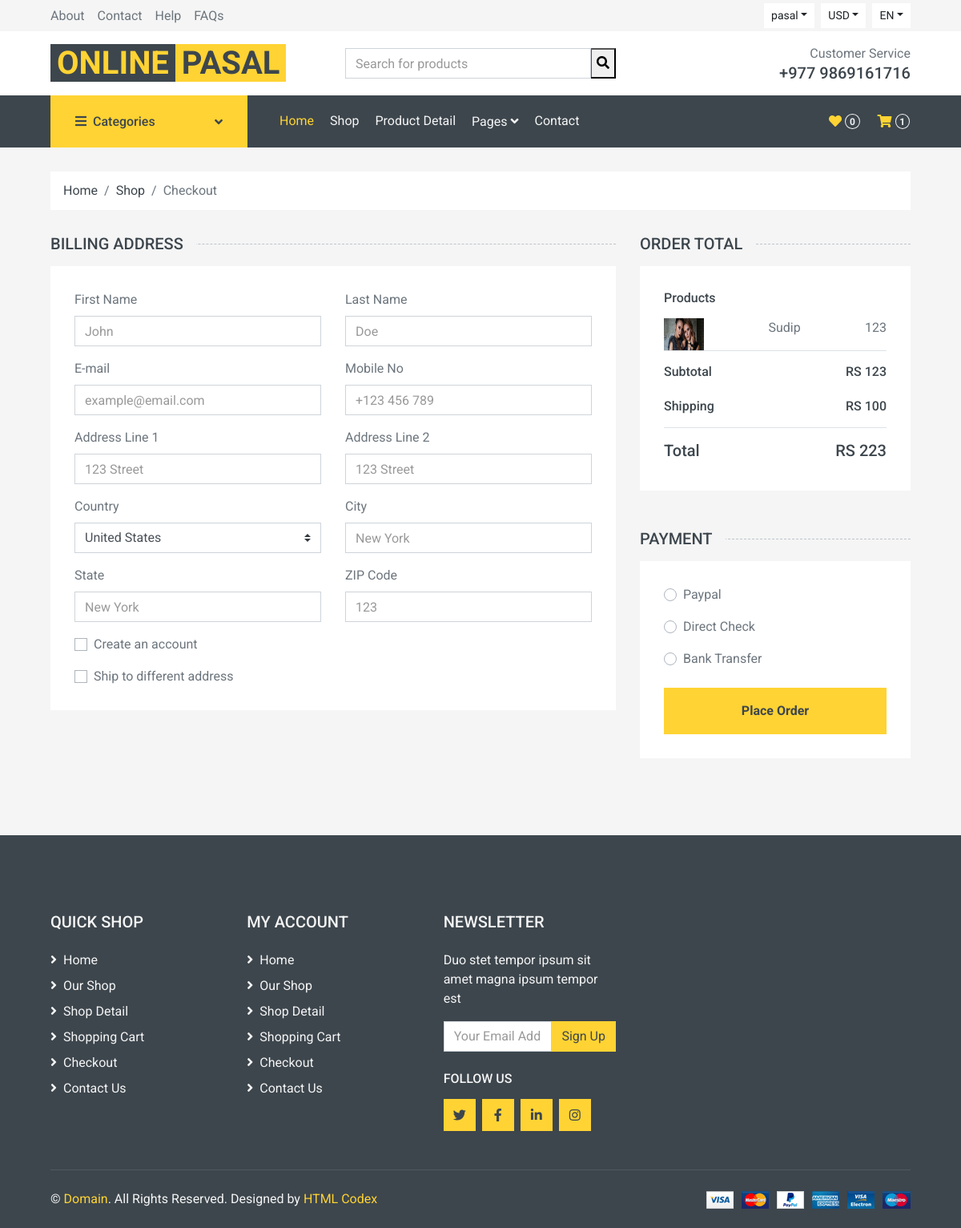
The app's page /checkout (signed in), older data.
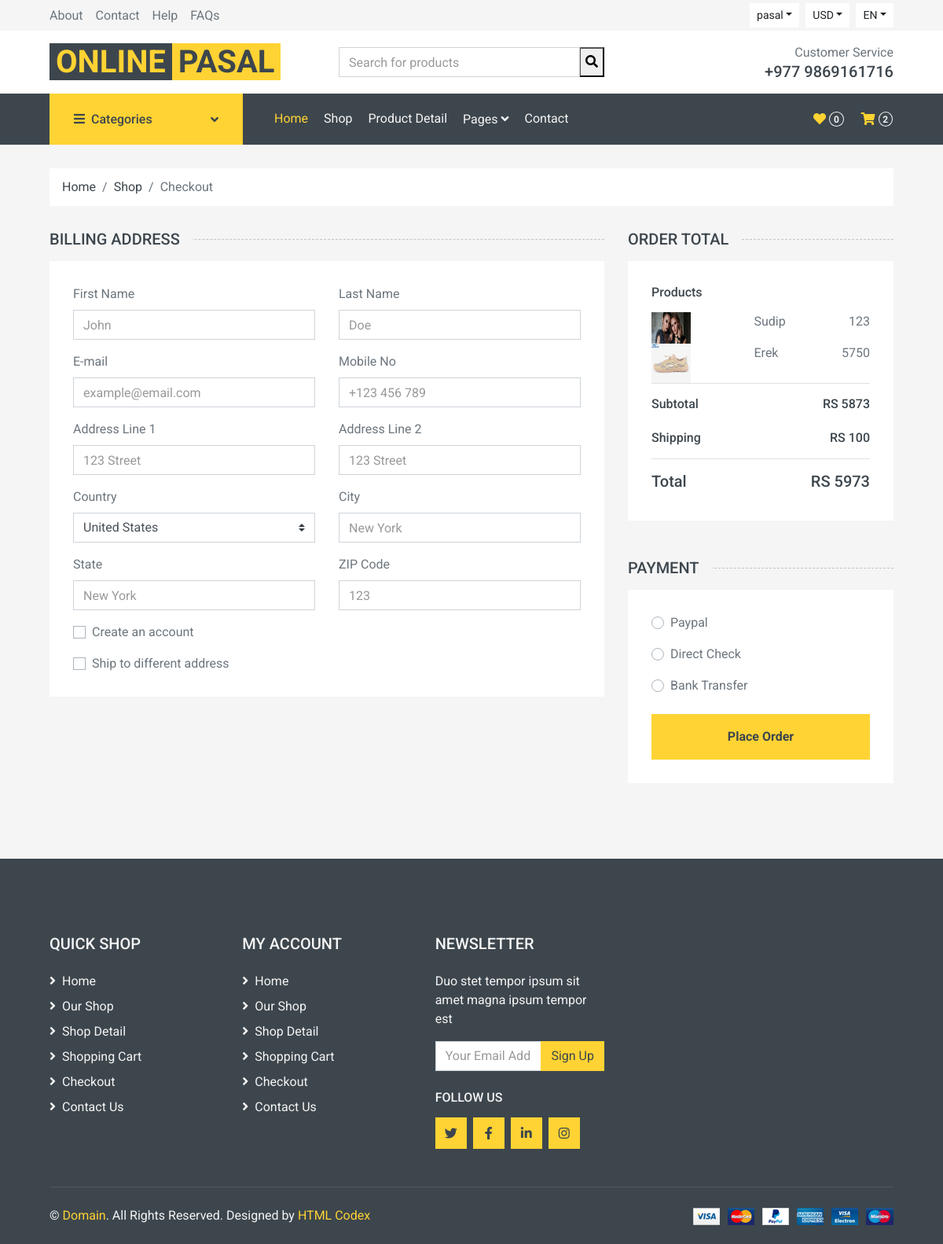
The same page, newer data.
### home/models.py (models this page shows, shortened)
class Cart(models.Model):
    username = models.CharField(max_length = 300)
    slug = models.CharField(max_length= 300)
    quantity = models.IntegerField()
    total = models.IntegerField()
    date = models.DateTimeField(auto_now_add= True)
    checkout = models.BooleanField(default = False)
    items = models.ForeignKey(Product, on_delete = models.CASCADE)

class Product(models.Model):
    name = models.CharField(max_length = 300)
    price = models.IntegerField()
    discounted_price = models.IntegerField()
    image = models.ImageField(upload_to = 'media')
    description = RichTextField()
    specification = RichTextField()
    category = models.ForeignKey(Category, on_delete = models.CASCADE)
    subcategory = models.ForeignKey(SubCategory, on_delete = models.CASCADE)
    brand = models.ForeignKey(Brand, on_delete = models.CASCADE)
    slug = models.CharField(max_length = 500, unique = True)
    status = models.CharField(choices= STATUS, max_length= 50)
    labels = models.CharField(choices = LABELS, max_length = 50)

### home/views.py (the view)
# urls.py: path('checkout', CheckoutView.as_view(), name = 'cart'),
class CheckoutView(BaseView):
    def get(self, request):
        self.views["wish_counts"] = count_wish(request)
        self.views["cart_counts"] = count_cart(request)
        username = request.user.username
        self.views['orders'] = Cart.objects.filter(username=username)
        s = 0
        for i in self.views["orders"]:
            s = s + i.total
        self.views["sub_total"] = s
        self.views['delivery_charge'] = 100
        self.views['grand_total'] = s+100
        return render(request, 'checkout.html', self.views)

### home/views.py (called while the page is built)
def count_cart(request):
    username = request.user.username
    cart_count = Cart.objects.filter(checkout = False, username = username).count()
    return cart_count

def count_wish(request):
    username = request.user.username
    wish_count = WishList.objects.filter(username = username).count()
    return wish_count

### templates/checkout.html (shortened to what the changed rows need)
{% extends 'base.html' %}
{% block content %}
    <div class="container-fluid">
        <div class="row px-xl-5">
            <div class="col-lg-4">
                <div class="bg-light p-30 mb-5">
                    <div class="border-bottom">
                        <h6 class="mb-3">Products</h6>
                        {% for order in orders %}
                        <div class="d-flex justify-content-between">
                             <img src="{{order.items.image.url}}" alt="" style="width: 50px;">{{order.items.name}}
                            <p>{{order.items.discounted_price}}</p>
                        </div>
                        {% endfor %}
                    </div>
                    <div class="border-bottom pt-3 pb-2">
                        <div class="d-flex justify-content-between mb-3">
                            <h6>Subtotal</h6>
                            <h6>RS {{sub_total}}</h6>
                        </div>
                    </div>
                    <div class="pt-2">
                        <div class="d-flex justify-content-between mt-2">
                            <h5>Total</h5>
                            <h5>RS {{grand_total}}</h5>
                        </div>
                    </div>
                </div>
            </div>
        </div>
    </div>
  {% endblock %}

### templates/base.html (shortened to what the changed rows need)
<!DOCTYPE html>
{% load static %}
<html lang="en">
<head>
    <link href="https://cdnjs.cloudflare.com/ajax/libs/font-awesome/5.10.0/css/all.min.css" rel="stylesheet">
    <link href="{% static 'lib/animate/animate.min.css' %}" rel="stylesheet">
    <link href="{% static 'lib/owlcarousel/assets/owl.carousel.min.css' %}" rel="stylesheet">
    <link href="{% static 'css/style.css' %}" rel="stylesheet">
</head>
<body>
    <div class="container-fluid bg-dark mb-30">
        <div class="row px-xl-5">
            <div class="col-lg-9">
                <nav class="navbar navbar-expand-lg bg-dark navbar-dark py-3 py-lg-0 px-0">
                    <div class="collapse navbar-collapse justify-content-between" id="navbarCollapse">
                        <div class="navbar-nav ml-auto py-0 d-none d-lg-block">
                            <a href="/cart" class="btn px-0 ml-3">
                                <i class="fas fa-shopping-cart text-primary"></i>
                                <span class="badge text-secondary border border-secondary rounded-circle" style="padding-bottom: 2px;">{{cart_counts}}</span>
                            </a>
                        </div>
                    </div>
                </nav>
            </div>
        </div>
    </div>
                {% block content %}
                {% endblock %}
</body>
</html>

Row changes from the older to the newer data that the page shows:
added Cart: items.image (picture), items.name "Erek", items.discounted_price "5750"
Text that changed along with them:
{{ cart_counts }}: "1" → "2"
{{ sub_total }}: "123" → "5873"
{{ grand_total }}: "223" → "5973"
